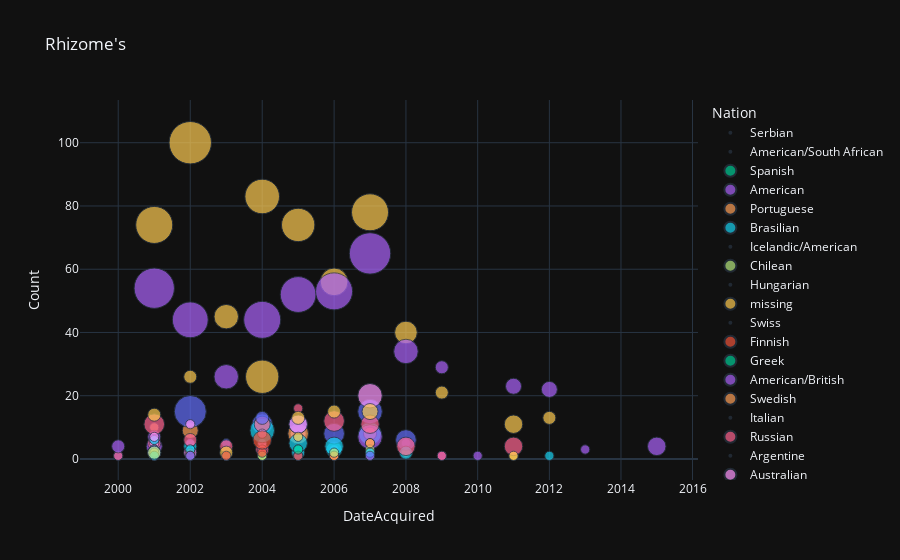

Source (notebook cell):
### Code cell
fig3 = px.scatter(df_nats_rhizome,
                 x="DateAcquired", y="Count", size="Females", color="Nation",
                 log_x=True, size_max=30,
                 title="Rhizome's")
fig3.show()

### Figure 1 — Plotly figure (JSON) as saved in the notebook; plotly's stock layout.template omitted (floating-point values rounded to 4 significant figures)
{"data": [{"hovertemplate": "Nation=Serbian<br>DateAcquired=%{x}<br>Count=%{y}<br>Females=%{marker.size}<extra></extra>", "legendgroup": "Serbian", "marker": {"color": "#636efa", "size": [0, 0], "sizemode": "area", "sizeref": 0.02333, "symbol": "circle"}, "mode": "markers", "name": "Serbian", "orientation": "v", "showlegend": true, "type": "scatter", "x": ["2001", "2006"], "xaxis": "x", "y": [1, 5], "yaxis": "y"}, {"hovertemplate": "Nation=American/South African<br>DateAcquired=%{x}<br>Count=%{y}<br>Females=%{marker.size}<extra></extra>", "legendgroup": "American/South African", "marker": {"color": "#EF553B", "size": [0, 0, 0, 0, 0], "sizemode": "area", "sizeref": 0.02333, "symbol": "circle"}, "mode": "markers", "name": "American/South African", "orientation": "v", "showlegend": true, "type": "scatter", "x": ["2001", "2002", "2004", "2005", "2009"], "xaxis": "x", "y": [3, 1, 1, 2, 1], "yaxis": "y"}, {"hovertemplate": "Nation=Spanish<br>DateAcquired=%{x}<br>Count=%{y}<br>Females=%{marker.size}<extra></extra>", "legendgroup": "Spanish", "marker": {"color": "#00cc96", "size": [1, 1, 0, 0, 0, 0, 0], "sizemode": "area", "sizeref": 0.02333, "symbol": "circle"}, "mode": "markers", "name": "Spanish", "orientation": "v", "showlegend": true, "type": "scatter", "x": ["2001", "2002", "2003", "2006", "2007", "2011", "2012"], "xaxis": "x", "y": [4, 5, 4, 1, 3, 1, 2], "yaxis": "y"}, {"hovertemplate": "Nation=American <br>DateAcquired=%{x}<br>Count=%{y}<br>Females=%{marker.size}<extra></extra>", "legendgroup": "American ", "marker": {"color": "#ab63fa", "size": [3, 0, 0, 1, 0, 0, 0, 0], "sizemode": "area", "sizeref": 0.02333, "symbol": "circle"}, "mode": "markers", "name": "American ", "orientation": "v", "showlegend": true, "type": "scatter", "x": ["2001", "2002", "2003", "2004", "2005", "2006", "2007", "2009"], "xaxis": "x", "y": [4, 2, 1, 5, 1, 10, 5, 1], "yaxis": "y"}, {"hovertemplate": "Nation=Portuguese<br>DateAcquired=%{x}<br>Count=%{y}<br>Females=%{marker.size}<extra></extra>", "legendgroup": "Portuguese", "marker": {"color": "#FFA15A", "size": [0, 1, 0, 1, 0], "sizemode": "area", "sizeref": 0.02333, "symbol": "circle"}, "mode": "markers", "name": "Portuguese", "orientation": "v", "showlegend": true, "type": "scatter", "x": ["2003", "2004", "2005", "2006", "2007"], "xaxis": "x", "y": [1, 2, 2, 2, 4], "yaxis": "y"}, {"hovertemplate": "Nation=Brasilian<br>DateAcquired=%{x}<br>Count=%{y}<br>Females=%{marker.size}<extra></extra>", "legendgroup": "Brasilian", "marker": {"color": "#19d3f3", "size": [1, 1, 2, 1, 0, 1, 6], "sizemode": "area", "sizeref": 0.02333, "symbol": "circle"}, "mode": "markers", "name": "Brasilian", "orientation": "v", "showlegend": true, "type": "scatter", "x": ["0", "2001", "2002", "2003", "2004", "2005", "2007"], "xaxis": "x", "y": [1, 3, 4, 1, 3, 1, 8], "yaxis": "y"}, {"hovertemplate": "Nation=Icelandic/American<br>DateAcquired=%{x}<br>Count=%{y}<br>Females=%{marker.size}<extra></extra>", "legendgroup": "Icelandic/American", "marker": {"color": "#FF6692", "size": [0, 0, 0, 0, 0], "sizemode": "area", "sizeref": 0.02333, "symbol": "circle"}, "mode": "markers", "name": "Icelandic/American", "orientation": "v", "showlegend": true, "type": "scatter", "x": ["2002", "2003", "2004", "2005", "2006"], "xaxis": "x", "y": [2, 1, 1, 1, 1], "yaxis": "y"}, {"hovertemplate": "Nation=Chilean<br>DateAcquired=%{x}<br>Count=%{y}<br>Females=%{marker.size}<extra></extra>", "legendgroup": "Chilean", "marker": {"color": "#B6E880", "size": [1, 0], "sizemode": "area", "sizeref": 0.02333, "symbol": "circle"}, "mode": "markers", "name": "Chilean", "orientation": "v", "showlegend": true, "type": "scatter", "x": ["2004", "2005"], "xaxis": "x", "y": [1, 1], "yaxis": "y"}, {"hovertemplate": "Nation=Hungarian<br>DateAcquired=%{x}<br>Count=%{y}<br>Females=%{marker.size}<extra></extra>", "legendgroup": "Hungarian", "marker": {"color": "#FF97FF", "size": [0, 0], "sizemode": "area", "sizeref": 0.02333, "symbol": "circle"}, "mode": "markers", "name": "Hungarian", "orientation": "v", "showlegend": true, "type": "scatter", "x": ["2002", "2003"], "xaxis": "x", "y": [1, 1], "yaxis": "y"}, {"hovertemplate": "Nation=missing<br>DateAcquired=%{x}<br>Count=%{y}<br>Females=%{marker.size}<extra></extra>", "legendgroup": "missing", "marker": {"color": "#FECB52", "size": [2, 0, 16, 21, 7, 14, 13, 9, 16, 6, 2, 0, 4, 2, 0], "sizemode": "area", "sizeref": 0.02333, "symbol": "circle"}, "mode": "markers", "name": "missing", "orientation": "v", "showlegend": true, "type": "scatter", "x": ["0", "2000", "2001", "2002", "2003", "2004", "2005", "2006", "2007", "2008", "2009", "2010", "2011", "2012", "2013"], "xaxis": "x", "y": [4, 1, 74, 100, 45, 83, 74, 56, 78, 40, 21, 5, 11, 13, 1], "yaxis": "y"}, {"hovertemplate": "Nation=Swiss<br>DateAcquired=%{x}<br>Count=%{y}<br>Females=%{marker.size}<extra></extra>", "legendgroup": "Swiss", "marker": {"color": "#636efa", "size": [0, 0, 0, 0, 0], "sizemode": "area", "sizeref": 0.02333, "symbol": "circle"}, "mode": "markers", "name": "Swiss", "orientation": "v", "showlegend": true, "type": "scatter", "x": ["2002", "2003", "2005", "2006", "2007"], "xaxis": "x", "y": [1, 1, 5, 1, 2], "yaxis": "y"}, {"hovertemplate": "Nation=Finnish <br>DateAcquired=%{x}<br>Count=%{y}<br>Females=%{marker.size}<extra></extra>", "legendgroup": "Finnish ", "marker": {"color": "#EF553B", "size": [1], "sizemode": "area", "sizeref": 0.02333, "symbol": "circle"}, "mode": "markers", "name": "Finnish ", "orientation": "v", "showlegend": true, "type": "scatter", "x": ["2001"], "xaxis": "x", "y": [1], "yaxis": "y"}, {"hovertemplate": "Nation=Greek<br>DateAcquired=%{x}<br>Count=%{y}<br>Females=%{marker.size}<extra></extra>", "legendgroup": "Greek", "marker": {"color": "#00cc96", "size": [1, 0, 1, 0], "sizemode": "area", "sizeref": 0.02333, "symbol": "circle"}, "mode": "markers", "name": "Greek", "orientation": "v", "showlegend": true, "type": "scatter", "x": ["2002", "2003", "2005", "2008"], "xaxis": "x", "y": [1, 1, 1, 1], "yaxis": "y"}, {"hovertemplate": "Nation=American/British<br>DateAcquired=%{x}<br>Count=%{y}<br>Females=%{marker.size}<extra></extra>", "legendgroup": "American/British", "marker": {"color": "#ab63fa", "size": [1, 0], "sizemode": "area", "sizeref": 0.02333, "symbol": "circle"}, "mode": "markers", "name": "American/British", "orientation": "v", "showlegend": true, "type": "scatter", "x": ["2001", "2003"], "xaxis": "x", "y": [1, 1], "yaxis": "y"}, {"hovertemplate": "Nation=Swedish<br>DateAcquired=%{x}<br>Count=%{y}<br>Females=%{marker.size}<extra></extra>", "legendgroup": "Swedish", "marker": {"color": "#FFA15A", "size": [0, 1, 1, 0, 0, 2, 1, 0], "sizemode": "area", "sizeref": 0.02333, "symbol": "circle"}, "mode": "markers", "name": "Swedish", "orientation": "v", "showlegend": true, "type": "scatter", "x": ["0", "2001", "2002", "2003", "2004", "2007", "2008", "2009"], "xaxis": "x", "y": [1, 10, 2, 1, 1, 8, 2, 4], "yaxis": "y"}, {"hovertemplate": "Nation=Italian <br>DateAcquired=%{x}<br>Count=%{y}<br>Females=%{marker.size}<extra></extra>", "legendgroup": "Italian ", "marker": {"color": "#19d3f3", "size": [0], "sizemode": "area", "sizeref": 0.02333, "symbol": "circle"}, "mode": "markers", "name": "Italian ", "orientation": "v", "showlegend": true, "type": "scatter", "x": ["2001"], "xaxis": "x", "y": [1], "yaxis": "y"}, {"hovertemplate": "Nation=Russian<br>DateAcquired=%{x}<br>Count=%{y}<br>Females=%{marker.size}<extra></extra>", "legendgroup": "Russian", "marker": {"color": "#FF6692", "size": [2, 1, 2, 1], "sizemode": "area", "sizeref": 0.02333, "symbol": "circle"}, "mode": "markers", "name": "Russian", "orientation": "v", "showlegend": true, "type": "scatter", "x": ["2001", "2002", "2004", "2007"], "xaxis": "x", "y": [5, 2, 3, 1], "yaxis": "y"}, {"hovertemplate": "Nation=Argentine <br>DateAcquired=%{x}<br>Count=%{y}<br>Females=%{marker.size}<extra></extra>", "legendgroup": "Argentine ", "marker": {"color": "#B6E880", "size": [0], "sizemode": "area", "sizeref": 0.02333, "symbol": "circle"}, "mode": "markers", "name": "Argentine ", "orientation": "v", "showlegend": true, "type": "scatter", "x": ["2002"], "xaxis": "x", "y": [2], "yaxis": "y"}, {"hovertemplate": "Nation=Australian<br>DateAcquired=%{x}<br>Count=%{y}<br>Females=%{marker.size}<extra></extra>", "legendgroup": "Australian", "marker": {"color": "#FF97FF", "size": [1, 2, 1, 3, 1, 1, 0, 0, 0, 0], "sizemode": "area", "sizeref": 0.02333, "symbol": "circle"}, "mode": "markers", "name": "Australian", "orientation": "v", "showlegend": true, "type": "scatter", "x": ["2001", "2002", "2004", "2005", "2006", "2007", "2008", "2010", "2011", "2012"], "xaxis": "x", "y": [5, 2, 5, 8, 3, 2, 1, 2, 1, 1], "yaxis": "y"}, {"hovertemplate": "Nation=British/Canadian<br>DateAcquired=%{x}<br>Count=%{y}<br>Females=%{marker.size}<extra></extra>", "legendgroup": "British/Canadian", "marker": {"color": "#FECB52", "size": [0, 0], "sizemode": "area", "sizeref": 0.02333, "symbol": "circle"}, "mode": "markers", "name": "British/Canadian", "orientation": "v", "showlegend": true, "type": "scatter", "x": ["2002", "2003"], "xaxis": "x", "y": [1, 1], "yaxis": "y"}, {"hovertemplate": "Nation=Greek/Australian<br>DateAcquired=%{x}<br>Count=%{y}<br>Females=%{marker.size}<extra></extra>", "legendgroup": "Greek/Australian", "marker": {"color": "#636efa", "size": [0], "sizemode": "area", "sizeref": 0.02333, "symbol": "circle"}, "mode": "markers", "name": "Greek/Australian", "orientation": "v", "showlegend": true, "type": "scatter", "x": ["2003"], "xaxis": "x", "y": [1], "yaxis": "y"}, {"hovertemplate": "Nation=British/Irish<br>DateAcquired=%{x}<br>Count=%{y}<br>Females=%{marker.size}<extra></extra>", "legendgroup": "British/Irish", "marker": {"color": "#EF553B", "size": [0, 0, 0], "sizemode": "area", "sizeref": 0.02333, "symbol": "circle"}, "mode": "markers", "name": "British/Irish", "orientation": "v", "showlegend": true, "type": "scatter", "x": ["2007", "2008", "2011"], "xaxis": "x", "y": [4, 1, 1], "yaxis": "y"}, {"hovertemplate": "Nation=Slovenian<br>DateAcquired=%{x}<br>Count=%{y}<br>Females=%{marker.size}<extra></extra>", "legendgroup": "Slovenian", "marker": {"color": "#00cc96", "size": [0, 0, 0], "sizemode": "area", "sizeref": 0.02333, "symbol": "circle"}, "mode": "markers", "name": "Slovenian", "orientation": "v", "showlegend": true, "type": "scatter", "x": ["2001", "2005", "2007"], "xaxis": "x", "y": [1, 1, 1], "yaxis": "y"}, {"hovertemplate": "Nation=Austrian<br>DateAcquired=%{x}<br>Count=%{y}<br>Females=%{marker.size}<extra></extra>", "legendgroup": "Austrian", "marker": {"color": "#ab63fa", "size": [0, 2, 1, 1, 0, 1, 1, 7, 1, 1, 1], "sizemode": "area", "sizeref": 0.02333, "symbol": "circle"}, "mode": "markers", "name": "Austrian", "orientation": "v", "showlegend": true, "type": "scatter", "x": ["0", "2001", "2002", "2003", "2004", "2005", "2006", "2007", "2008", "2009", "2010"], "xaxis": "x", "y": [1, 7, 5, 1, 4, 2, 2, 7, 5, 1, 1], "yaxis": "y"}, {"hovertemplate": "Nation=Italian<br>DateAcquired=%{x}<br>Count=%{y}<br>Females=%{marker.size}<extra></extra>", "legendgroup": "Italian", "marker": {"color": "#FFA15A", "size": [0, 3, 0, 5, 0, 1, 0, 0, 0], "sizemode": "area", "sizeref": 0.02333, "symbol": "circle"}, "mode": "markers", "name": "Italian", "orientation": "v", "showlegend": true, "type": "scatter", "x": ["2001", "2002", "2003", "2005", "2006", "2007", "2009", "2011", "2012"], "xaxis": "x", "y": [4, 9, 3, 8, 3, 5, 1, 1, 3], "yaxis": "y"}, {"hovertemplate": "Nation=South Korean<br>DateAcquired=%{x}<br>Count=%{y}<br>Females=%{marker.size}<extra></extra>", "legendgroup": "South Korean", "marker": {"color": "#19d3f3", "size": [2, 1, 0, 2, 3], "sizemode": "area", "sizeref": 0.02333, "symbol": "circle"}, "mode": "markers", "name": "South Korean", "orientation": "v", "showlegend": true, "type": "scatter", "x": ["2001", "2002", "2004", "2005", "2006"], "xaxis": "x", "y": [2, 3, 1, 2, 3], "yaxis": "y"}, {"hovertemplate": "Nation=Turkish<br>DateAcquired=%{x}<br>Count=%{y}<br>Females=%{marker.size}<extra></extra>", "legendgroup": "Turkish", "marker": {"color": "#FF6692", "size": [0, 1, 0, 0], "sizemode": "area", "sizeref": 0.02333, "symbol": "circle"}, "mode": "markers", "name": "Turkish", "orientation": "v", "showlegend": true, "type": "scatter", "x": ["2003", "2004", "2006", "2007"], "xaxis": "x", "y": [1, 3, 1, 2], "yaxis": "y"}, {"hovertemplate": "Nation=Polish<br>DateAcquired=%{x}<br>Count=%{y}<br>Females=%{marker.size}<extra></extra>", "legendgroup": "Polish", "marker": {"color": "#B6E880", "size": [1, 0, 1, 0, 0, 1, 0, 0, 0], "sizemode": "area", "sizeref": 0.02333, "symbol": "circle"}, "mode": "markers", "name": "Polish", "orientation": "v", "showlegend": true, "type": "scatter", "x": ["2001", "2002", "2004", "2005", "2006", "2007", "2008", "2009", "2011"], "xaxis": "x", "y": [3, 2, 1, 1, 3, 3, 5, 1, 1], "yaxis": "y"}, {"hovertemplate": "Nation=Taiwanese<br>DateAcquired=%{x}<br>Count=%{y}<br>Females=%{marker.size}<extra></extra>", "legendgroup": "Taiwanese", "marker": {"color": "#FF97FF", "size": [1, 2, 0, 0, 0, 0], "sizemode": "area", "sizeref": 0.02333, "symbol": "circle"}, "mode": "markers", "name": "Taiwanese", "orientation": "v", "showlegend": true, "type": "scatter", "x": ["0", "2001", "2002", "2004", "2006", "2007"], "xaxis": "x", "y": [1, 2, 1, 1, 1, 1], "yaxis": "y"}, {"hovertemplate": "Nation=Afghan/American<br>DateAcquired=%{x}<br>Count=%{y}<br>Females=%{marker.size}<extra></extra>", "legendgroup": "Afghan/American", "marker": {"color": "#FECB52", "size": [1], "sizemode": "area", "sizeref": 0.02333, "symbol": "circle"}, "mode": "markers", "name": "Afghan/American", "orientation": "v", "showlegend": true, "type": "scatter", "x": ["2011"], "xaxis": "x", "y": [1], "yaxis": "y"}, {"hovertemplate": "Nation=British<br>DateAcquired=%{x}<br>Count=%{y}<br>Females=%{marker.size}<extra></extra>", "legendgroup": "British", "marker": {"color": "#636efa", "size": [0, 1, 1, 12, 1, 5, 4, 5, 7, 5, 0, 0, 0], "sizemode": "area", "sizeref": 0.02333, "symbol": "circle"}, "mode": "markers", "name": "British", "orientation": "v", "showlegend": true, "type": "scatter", "x": ["0", "2000", "2001", "2002", "2003", "2004", "2005", "2006", "2007", "2008", "2009", "2012", "2013"], "xaxis": "x", "y": [1, 1, 3, 15, 5, 11, 11, 8, 15, 6, 1, 1, 1], "yaxis": "y"}, {"hovertemplate": "Nation=Belgian<br>DateAcquired=%{x}<br>Count=%{y}<br>Females=%{marker.size}<extra></extra>", "legendgroup": "Belgian", "marker": {"color": "#EF553B", "size": [0, 0, 0, 1, 0, 0], "sizemode": "area", "sizeref": 0.02333, "symbol": "circle"}, "mode": "markers", "name": "Belgian", "orientation": "v", "showlegend": true, "type": "scatter", "x": ["2001", "2002", "2003", "2004", "2005", "2008"], "xaxis": "x", "y": [1, 2, 1, 2, 3, 2], "yaxis": "y"}, {"hovertemplate": "Nation=Chilean?Chilean<br>DateAcquired=%{x}<br>Count=%{y}<br>Females=%{marker.size}<extra></extra>", "legendgroup": "Chilean?Chilean", "marker": {"color": "#00cc96", "size": [0, 0], "sizemode": "area", "sizeref": 0.02333, "symbol": "circle"}, "mode": "markers", "name": "Chilean?Chilean", "orientation": "v", "showlegend": true, "type": "scatter", "x": ["2002", "2003"], "xaxis": "x", "y": [1, 1], "yaxis": "y"}, {"hovertemplate": "Nation=American/Canadian<br>DateAcquired=%{x}<br>Count=%{y}<br>Females=%{marker.size}<extra></extra>", "legendgroup": "American/Canadian", "marker": {"color": "#ab63fa", "size": [1], "sizemode": "area", "sizeref": 0.02333, "symbol": "circle"}, "mode": "markers", "name": "American/Canadian", "orientation": "v", "showlegend": true, "type": "scatter", "x": ["2003"], "xaxis": "x", "y": [1], "yaxis": "y"}, {"hovertemplate": "Nation=Mexican/American<br>DateAcquired=%{x}<br>Count=%{y}<br>Females=%{marker.size}<extra></extra>", "legendgroup": "Mexican/American", "marker": {"color": "#FFA15A", "size": [1], "sizemode": "area", "sizeref": 0.02333, "symbol": "circle"}, "mode": "markers", "name": "Mexican/American", "orientation": "v", "showlegend": true, "type": "scatter", "x": ["2006"], "xaxis": "x", "y": [1], "yaxis": "y"}, {"hovertemplate": "Nation=Dutch<br>DateAcquired=%{x}<br>Count=%{y}<br>Females=%{marker.size}<extra></extra>", "legendgroup": "Dutch", "marker": {"color": "#19d3f3", "size": [1, 1, 7, 4, 4, 1, 2, 0, 0, 1], "sizemode": "area", "sizeref": 0.02333, "symbol": "circle"}, "mode": "markers", "name": "Dutch", "orientation": "v", "showlegend": true, "type": "scatter", "x": ["2001", "2003", "2004", "2005", "2006", "2007", "2008", "2010", "2011", "2012"], "xaxis": "x", "y": [6, 1, 9, 5, 4, 2, 2, 1, 1, 1], "yaxis": "y"}, {"hovertemplate": "Nation=Canadian<br>DateAcquired=%{x}<br>Count=%{y}<br>Females=%{marker.size}<extra></extra>", "legendgroup": "Canadian", "marker": {"color": "#FF6692", "size": [1, 1, 5, 2, 2, 3, 1, 5, 4, 4, 1, 4], "sizemode": "area", "sizeref": 0.02333, "symbol": "circle"}, "mode": "markers", "name": "Canadian", "orientation": "v", "showlegend": true, "type": "scatter", "x": ["0", "2000", "2001", "2002", "2003", "2004", "2005", "2006", "2007", "2008", "2009", "2011"], "xaxis": "x", "y": [1, 1, 11, 6, 4, 11, 16, 12, 11, 4, 1, 4], "yaxis": "y"}, {"hovertemplate": "Nation=Indian<br>DateAcquired=%{x}<br>Count=%{y}<br>Females=%{marker.size}<extra></extra>", "legendgroup": "Indian", "marker": {"color": "#B6E880", "size": [0, 0], "sizemode": "area", "sizeref": 0.02333, "symbol": "circle"}, "mode": "markers", "name": "Indian", "orientation": "v", "showlegend": true, "type": "scatter", "x": ["2002", "2007"], "xaxis": "x", "y": [1, 1], "yaxis": "y"}, {"hovertemplate": "Nation=German<br>DateAcquired=%{x}<br>Count=%{y}<br>Females=%{marker.size}<extra></extra>", "legendgroup": "German", "marker": {"color": "#FF97FF", "size": [0, 1, 1, 0, 1, 4, 0, 7, 0, 0, 0, 0], "sizemode": "area", "sizeref": 0.02333, "symbol": "circle"}, "mode": "markers", "name": "German", "orientation": "v", "showlegend": true, "type": "scatter", "x": ["0", "2001", "2002", "2003", "2004", "2005", "2006", "2007", "2008", "2009", "2010", "2012"], "xaxis": "x", "y": [2, 7, 11, 4, 8, 11, 9, 20, 3, 2, 2, 8], "yaxis": "y"}, {"hovertemplate": "Nation=French<br>DateAcquired=%{x}<br>Count=%{y}<br>Females=%{marker.size}<extra></extra>", "legendgroup": "French", "marker": {"color": "#FECB52", "size": [2, 2, 0, 13, 2, 2, 3, 0, 0, 1], "sizemode": "area", "sizeref": 0.02333, "symbol": "circle"}, "mode": "markers", "name": "French", "orientation": "v", "showlegend": true, "type": "scatter", "x": ["2001", "2002", "2003", "2004", "2005", "2006", "2007", "2008", "2009", "2011"], "xaxis": "x", "y": [14, 26, 18, 26, 13, 15, 15, 1, 1, 1], "yaxis": "y"}, {"hovertemplate": "Nation=Chinese<br>DateAcquired=%{x}<br>Count=%{y}<br>Females=%{marker.size}<extra></extra>", "legendgroup": "Chinese", "marker": {"color": "#636efa", "size": [0], "sizemode": "area", "sizeref": 0.02333, "symbol": "circle"}, "mode": "markers", "name": "Chinese", "orientation": "v", "showlegend": true, "type": "scatter", "x": ["2002"], "xaxis": "x", "y": [2], "yaxis": "y"}, {"hovertemplate": "Nation=Argentine<br>DateAcquired=%{x}<br>Count=%{y}<br>Females=%{marker.size}<extra></extra>", "legendgroup": "Argentine", "marker": {"color": "#EF553B", "size": [0, 1, 0, 4, 0, 1, 0, 0], "sizemode": "area", "sizeref": 0.02333, "symbol": "circle"}, "mode": "markers", "name": "Argentine", "orientation": "v", "showlegend": true, "type": "scatter", "x": ["2001", "2002", "2003", "2004", "2005", "2006", "2007", "2008"], "xaxis": "x", "y": [2, 2, 2, 6, 4, 1, 1, 1], "yaxis": "y"}, {"hovertemplate": "Nation=Dutch/Brazilian<br>DateAcquired=%{x}<br>Count=%{y}<br>Females=%{marker.size}<extra></extra>", "legendgroup": "Dutch/Brazilian", "marker": {"color": "#00cc96", "size": [0, 0], "sizemode": "area", "sizeref": 0.02333, "symbol": "circle"}, "mode": "markers", "name": "Dutch/Brazilian", "orientation": "v", "showlegend": true, "type": "scatter", "x": ["0", "2008"], "xaxis": "x", "y": [65, 1], "yaxis": "y"}, {"hovertemplate": "Nation=Polish/American<br>DateAcquired=%{x}<br>Count=%{y}<br>Females=%{marker.size}<extra></extra>", "legendgroup": "Polish/American", "marker": {"color": "#ab63fa", "size": [0, 0], "sizemode": "area", "sizeref": 0.02333, "symbol": "circle"}, "mode": "markers", "name": "Polish/American", "orientation": "v", "showlegend": true, "type": "scatter", "x": ["2003", "2004"], "xaxis": "x", "y": [1, 1], "yaxis": "y"}, {"hovertemplate": "Nation=Colombian<br>DateAcquired=%{x}<br>Count=%{y}<br>Females=%{marker.size}<extra></extra>", "legendgroup": "Colombian", "marker": {"color": "#FFA15A", "size": [0, 1], "sizemode": "area", "sizeref": 0.02333, "symbol": "circle"}, "mode": "markers", "name": "Colombian", "orientation": "v", "showlegend": true, "type": "scatter", "x": ["2005", "2007"], "xaxis": "x", "y": [2, 5], "yaxis": "y"}, {"hovertemplate": "Nation=Mexican<br>DateAcquired=%{x}<br>Count=%{y}<br>Females=%{marker.size}<extra></extra>", "legendgroup": "Mexican", "marker": {"color": "#19d3f3", "size": [0, 1, 0, 0, 1, 0], "sizemode": "area", "sizeref": 0.02333, "symbol": "circle"}, "mode": "markers", "name": "Mexican", "orientation": "v", "showlegend": true, "type": "scatter", "x": ["2001", "2002", "2003", "2004", "2005", "2007"], "xaxis": "x", "y": [2, 3, 1, 1, 3, 1], "yaxis": "y"}, {"hovertemplate": "Nation=Norwegian<br>DateAcquired=%{x}<br>Count=%{y}<br>Females=%{marker.size}<extra></extra>", "legendgroup": "Norwegian", "marker": {"color": "#FF6692", "size": [0, 1], "sizemode": "area", "sizeref": 0.02333, "symbol": "circle"}, "mode": "markers", "name": "Norwegian", "orientation": "v", "showlegend": true, "type": "scatter", "x": ["2001", "2002"], "xaxis": "x", "y": [1, 1], "yaxis": "y"}, {"hovertemplate": "Nation=South African<br>DateAcquired=%{x}<br>Count=%{y}<br>Females=%{marker.size}<extra></extra>", "legendgroup": "South African", "marker": {"color": "#B6E880", "size": [0, 0], "sizemode": "area", "sizeref": 0.02333, "symbol": "circle"}, "mode": "markers", "name": "South African", "orientation": "v", "showlegend": true, "type": "scatter", "x": ["2002", "2004"], "xaxis": "x", "y": [1, 1], "yaxis": "y"}, {"hovertemplate": "Nation=Irish<br>DateAcquired=%{x}<br>Count=%{y}<br>Females=%{marker.size}<extra></extra>", "legendgroup": "Irish", "marker": {"color": "#FF97FF", "size": [0], "sizemode": "area", "sizeref": 0.02333, "symbol": "circle"}, "mode": "markers", "name": "Irish", "orientation": "v", "showlegend": true, "type": "scatter", "x": ["2002"], "xaxis": "x", "y": [1], "yaxis": "y"}, {"hovertemplate": "Nation=Japanese<br>DateAcquired=%{x}<br>Count=%{y}<br>Females=%{marker.size}<extra></extra>", "legendgroup": "Japanese", "marker": {"color": "#FECB52", "size": [0, 1, 0, 2, 0, 1, 0], "sizemode": "area", "sizeref": 0.02333, "symbol": "circle"}, "mode": "markers", "name": "Japanese", "orientation": "v", "showlegend": true, "type": "scatter", "x": ["2000", "2001", "2002", "2003", "2004", "2005", "2006"], "xaxis": "x", "y": [1, 2, 1, 2, 2, 7, 5], "yaxis": "y"}, {"hovertemplate": "Nation=Israeli<br>DateAcquired=%{x}<br>Count=%{y}<br>Females=%{marker.size}<extra></extra>", "legendgroup": "Israeli", "marker": {"color": "#636efa", "size": [0, 1, 0, 2, 1, 0, 1, 0], "sizemode": "area", "sizeref": 0.02333, "symbol": "circle"}, "mode": "markers", "name": "Israeli", "orientation": "v", "showlegend": true, "type": "scatter", "x": ["2001", "2002", "2003", "2004", "2005", "2006", "2007", "2008"], "xaxis": "x", "y": [5, 1, 1, 13, 1, 1, 1, 3], "yaxis": "y"}, {"hovertemplate": "Nation=Croatian<br>DateAcquired=%{x}<br>Count=%{y}<br>Females=%{marker.size}<extra></extra>", "legendgroup": "Croatian", "marker": {"color": "#EF553B", "size": [1, 1], "sizemode": "area", "sizeref": 0.02333, "symbol": "circle"}, "mode": "markers", "name": "Croatian", "orientation": "v", "showlegend": true, "type": "scatter", "x": ["2003", "2005"], "xaxis": "x", "y": [1, 1], "yaxis": "y"}, {"hovertemplate": "Nation=New Zealander<br>DateAcquired=%{x}<br>Count=%{y}<br>Females=%{marker.size}<extra></extra>", "legendgroup": "New Zealander", "marker": {"color": "#00cc96", "size": [0, 1], "sizemode": "area", "sizeref": 0.02333, "symbol": "circle"}, "mode": "markers", "name": "New Zealander", "orientation": "v", "showlegend": true, "type": "scatter", "x": ["2004", "2005"], "xaxis": "x", "y": [1, 3], "yaxis": "y"}, {"hovertemplate": "Nation=American<br>DateAcquired=%{x}<br>Count=%{y}<br>Females=%{marker.size}<extra></extra>", "legendgroup": "American", "marker": {"color": "#ab63fa", "size": [4, 2, 19, 15, 7, 16, 15, 16, 20, 7, 2, 0, 3, 3, 1, 4], "sizemode": "area", "sizeref": 0.02333, "symbol": "circle"}, "mode": "markers", "name": "American", "orientation": "v", "showlegend": true, "type": "scatter", "x": ["0", "2000", "2001", "2002", "2003", "2004", "2005", "2006", "2007", "2008", "2009", "2010", "2011", "2012", "2013", "2015"], "xaxis": "x", "y": [9, 4, 54, 44, 26, 44, 52, 53, 65, 34, 29, 7, 23, 22, 3, 4], "yaxis": "y"}, {"hovertemplate": "Nation=Finnish<br>DateAcquired=%{x}<br>Count=%{y}<br>Females=%{marker.size}<extra></extra>", "legendgroup": "Finnish", "marker": {"color": "#FFA15A", "size": [1], "sizemode": "area", "sizeref": 0.02333, "symbol": "circle"}, "mode": "markers", "name": "Finnish", "orientation": "v", "showlegend": true, "type": "scatter", "x": ["2006"], "xaxis": "x", "y": [1], "yaxis": "y"}, {"hovertemplate": "Nation=Iranian<br>DateAcquired=%{x}<br>Count=%{y}<br>Females=%{marker.size}<extra></extra>", "legendgroup": "Iranian", "marker": {"color": "#19d3f3", "size": [1], "sizemode": "area", "sizeref": 0.02333, "symbol": "circle"}, "mode": "markers", "name": "Iranian", "orientation": "v", "showlegend": true, "type": "scatter", "x": ["2001"], "xaxis": "x", "y": [1], "yaxis": "y"}, {"hovertemplate": "Nation=Venezuelan<br>DateAcquired=%{x}<br>Count=%{y}<br>Females=%{marker.size}<extra></extra>", "legendgroup": "Venezuelan", "marker": {"color": "#FF6692", "size": [0], "sizemode": "area", "sizeref": 0.02333, "symbol": "circle"}, "mode": "markers", "name": "Venezuelan", "orientation": "v", "showlegend": true, "type": "scatter", "x": ["2001"], "xaxis": "x", "y": [1], "yaxis": "y"}, {"hovertemplate": "Nation=Czech<br>DateAcquired=%{x}<br>Count=%{y}<br>Females=%{marker.size}<extra></extra>", "legendgroup": "Czech", "marker": {"color": "#B6E880", "size": [2, 0, 1], "sizemode": "area", "sizeref": 0.02333, "symbol": "circle"}, "mode": "markers", "name": "Czech", "orientation": "v", "showlegend": true, "type": "scatter", "x": ["2001", "2003", "2006"], "xaxis": "x", "y": [2, 1, 2], "yaxis": "y"}, {"hovertemplate": "Nation=Brasilian/American<br>DateAcquired=%{x}<br>Count=%{y}<br>Females=%{marker.size}<extra></extra>", "legendgroup": "Brasilian/American", "marker": {"color": "#FF97FF", "size": [0, 0], "sizemode": "area", "sizeref": 0.02333, "symbol": "circle"}, "mode": "markers", "name": "Brasilian/American", "orientation": "v", "showlegend": true, "type": "scatter", "x": ["0", "2003"], "xaxis": "x", "y": [1, 2], "yaxis": "y"}], "layout": {"legend": {"itemsizing": "constant", "title": {"text": "Nation"}, "tracegroupgap": 0}, "title": {"text": "Rhizome's"}, "xaxis": {"anchor": "y", "domain": [0, 1], "title": {"text": "DateAcquired"}, "type": "log"}, "yaxis": {"anchor": "x", "domain": [0, 1], "title": {"text": "Count"}}}}
